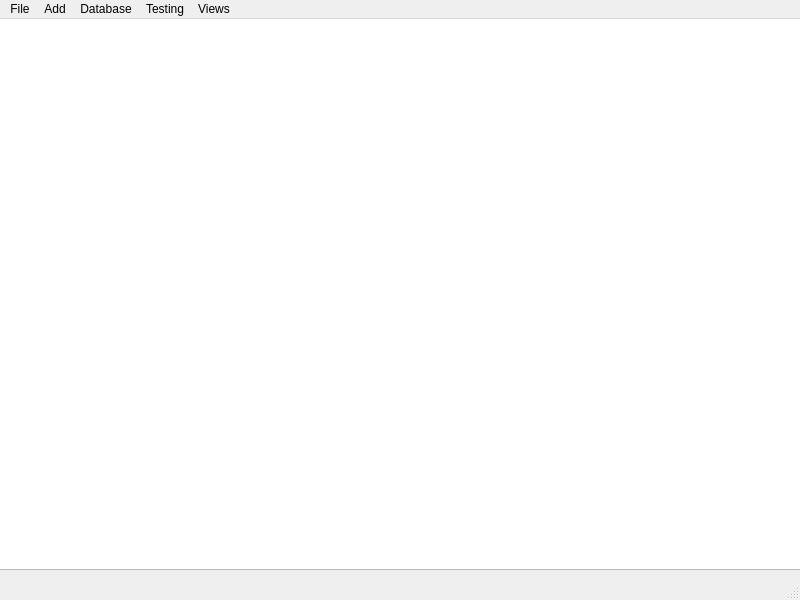
<?xml version="1.0" encoding="UTF-8"?>
<ui version="4.0">
 <class>YTDownloader</class>
 <widget class="QMainWindow" name="YTDownloader">
  <property name="geometry">
   <rect>
    <x>0</x>
    <y>0</y>
    <width>800</width>
    <height>600</height>
   </rect>
  </property>
  <property name="windowTitle">
   <string>MainWindow</string>
  </property>
  <widget class="QWidget" name="centralwidget">
   <widget class="QTableView" name="tableView">
    <property name="geometry">
     <rect>
      <x>-20</x>
      <y>-10</y>
      <width>821</width>
      <height>561</height>
     </rect>
    </property>
    <property name="maximumSize">
     <size>
      <width>821</width>
      <height>561</height>
     </size>
    </property>
   </widget>
  </widget>
  <widget class="QStatusBar" name="statusbar"/>
  <widget class="QMenuBar" name="menubar">
   <property name="geometry">
    <rect>
     <x>0</x>
     <y>0</y>
     <width>800</width>
     <height>30</height>
    </rect>
   </property>
   <widget class="QMenu" name="menuFile">
    <property name="title">
     <string>File</string>
    </property>
    <addaction name="openDB"/>
    <addaction name="actionExportDB"/>
    <addaction name="actionSettings"/>
   </widget>
   <widget class="QMenu" name="menuAction">
    <property name="title">
     <string>Add</string>
    </property>
    <addaction name="actionYT_video"/>
    <addaction name="actionYT_Video_s"/>
   </widget>
   <widget class="QMenu" name="menuDatabase">
    <property name="title">
     <string>Database</string>
    </property>
    <addaction name="actionView_Items"/>
    <addaction name="actionDelete_Items"/>
   </widget>
   <widget class="QMenu" name="menuTesting">
    <property name="title">
     <string>Testing</string>
    </property>
    <addaction name="actionTest1"/>
    <addaction name="actionTest2"/>
   </widget>
   <widget class="QMenu" name="menuViews">
    <property name="title">
     <string>Views</string>
    </property>
    <addaction name="separator"/>
    <addaction name="actionDownloader"/>
   </widget>
   <addaction name="menuFile"/>
   <addaction name="menuAction"/>
   <addaction name="menuDatabase"/>
   <addaction name="menuTesting"/>
   <addaction name="menuViews"/>
  </widget>
  <action name="openDB">
   <property name="text">
    <string>Open DB file</string>
   </property>
  </action>
  <action name="actionExportDB">
   <property name="text">
    <string>Export DB file</string>
   </property>
  </action>
  <action name="actionSettings">
   <property name="text">
    <string>Settings</string>
   </property>
  </action>
  <action name="actionYT_video">
   <property name="text">
    <string>YT Video</string>
   </property>
  </action>
  <action name="actionYT_Video_s">
   <property name="text">
    <string>YT Video(s)</string>
   </property>
  </action>
  <action name="actionView_Items">
   <property name="text">
    <string>View Items</string>
   </property>
  </action>
  <action name="actionDelete_Items">
   <property name="text">
    <string>Delete Items</string>
   </property>
  </action>
  <action name="actionTest1">
   <property name="text">
    <string>Test1</string>
   </property>
  </action>
  <action name="actionTest2">
   <property name="text">
    <string>Test2</string>
   </property>
  </action>
  <action name="actionDownloader">
   <property name="text">
    <string>Downloader</string>
   </property>
  </action>
 </widget>
 <resources/>
 <connections/>
</ui>
